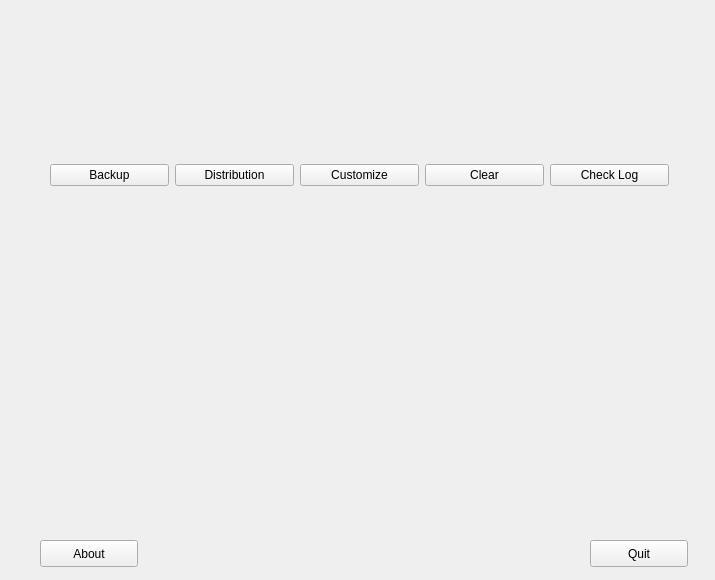
<?xml version="1.0" encoding="UTF-8"?>
<ui version="4.0">
 <class>Remastersys</class>
 <widget class="QMainWindow" name="Remastersys">
  <property name="geometry">
   <rect>
    <x>0</x>
    <y>0</y>
    <width>715</width>
    <height>580</height>
   </rect>
  </property>
  <property name="minimumSize">
   <size>
    <width>715</width>
    <height>580</height>
   </size>
  </property>
  <property name="maximumSize">
   <size>
    <width>715</width>
    <height>580</height>
   </size>
  </property>
  <property name="windowTitle">
   <string>Remastersys</string>
  </property>
  <widget class="QWidget" name="centralWidget">
   <widget class="QLabel" name="label">
    <property name="geometry">
     <rect>
      <x>10</x>
      <y>10</y>
      <width>691</width>
      <height>141</height>
     </rect>
    </property>
    <property name="text">
     <string/>
    </property>
    <property name="pixmap">
     <pixmap resource="respin.qrc">:/images/respin-large.png</pixmap>
    </property>
   </widget>
   <widget class="QStackedWidget" name="stackedWidget">
    <property name="geometry">
     <rect>
      <x>30</x>
      <y>210</y>
      <width>661</width>
      <height>321</height>
     </rect>
    </property>
    <property name="currentIndex">
     <number>0</number>
    </property>
    <widget class="QWidget" name="page_1">
     <widget class="QConsoleWidget" name="console1" native="true">
      <property name="geometry">
       <rect>
        <x>13</x>
        <y>16</y>
        <width>641</width>
        <height>311</height>
       </rect>
      </property>
     </widget>
     <widget class="QLabel" name="mainImg">
      <property name="geometry">
       <rect>
        <x>210</x>
        <y>50</y>
        <width>221</width>
        <height>221</height>
       </rect>
      </property>
      <property name="text">
       <string/>
      </property>
      <property name="pixmap">
       <pixmap resource="respin.qrc">:/images/main.png</pixmap>
      </property>
     </widget>
    </widget>
    <widget class="QWidget" name="page_2">
     <widget class="QConsoleWidget" name="console2" native="true">
      <property name="geometry">
       <rect>
        <x>13</x>
        <y>16</y>
        <width>641</width>
        <height>311</height>
       </rect>
      </property>
     </widget>
    </widget>
    <widget class="QWidget" name="page_3">
     <widget class="QWidget" name="verticalLayoutWidget">
      <property name="geometry">
       <rect>
        <x>6</x>
        <y>10</y>
        <width>181</width>
        <height>291</height>
       </rect>
      </property>
      <layout class="QVBoxLayout" name="verticalLayout">
       <property name="sizeConstraint">
        <enum>QLayout::SetDefaultConstraint</enum>
       </property>
       <item>
        <widget class="QPushButton" name="splashImgBtn">
         <property name="minimumSize">
          <size>
           <width>175</width>
           <height>30</height>
          </size>
         </property>
         <property name="maximumSize">
          <size>
           <width>175</width>
           <height>30</height>
          </size>
         </property>
         <property name="text">
          <string>Splash Image</string>
         </property>
        </widget>
       </item>
       <item>
        <widget class="QPushButton" name="grubImgBtn">
         <property name="minimumSize">
          <size>
           <width>175</width>
           <height>30</height>
          </size>
         </property>
         <property name="maximumSize">
          <size>
           <width>175</width>
           <height>30</height>
          </size>
         </property>
         <property name="text">
          <string>Grub Image</string>
         </property>
        </widget>
       </item>
       <item>
        <widget class="QPushButton" name="plymouthBtn">
         <property name="minimumSize">
          <size>
           <width>175</width>
           <height>30</height>
          </size>
         </property>
         <property name="maximumSize">
          <size>
           <width>175</width>
           <height>30</height>
          </size>
         </property>
         <property name="text">
          <string>Plymouth Theme</string>
         </property>
        </widget>
       </item>
       <item>
        <widget class="QPushButton" name="userSettingBtn">
         <property name="minimumSize">
          <size>
           <width>175</width>
           <height>30</height>
          </size>
         </property>
         <property name="maximumSize">
          <size>
           <width>175</width>
           <height>30</height>
          </size>
         </property>
         <property name="text">
          <string>User Settings</string>
         </property>
        </widget>
       </item>
       <item>
        <widget class="QPushButton" name="configureBtn">
         <property name="minimumSize">
          <size>
           <width>175</width>
           <height>30</height>
          </size>
         </property>
         <property name="maximumSize">
          <size>
           <width>175</width>
           <height>30</height>
          </size>
         </property>
         <property name="text">
          <string>Configure</string>
         </property>
        </widget>
       </item>
      </layout>
     </widget>
     <widget class="QWidget" name="verticalLayoutWidget_2">
      <property name="geometry">
       <rect>
        <x>202</x>
        <y>10</y>
        <width>451</width>
        <height>291</height>
       </rect>
      </property>
      <layout class="QVBoxLayout" name="verticalLayout_2">
       <item>
        <spacer name="verticalSpacer_2">
         <property name="orientation">
          <enum>Qt::Vertical</enum>
         </property>
         <property name="sizeHint" stdset="0">
          <size>
           <width>20</width>
           <height>40</height>
          </size>
         </property>
        </spacer>
       </item>
       <item>
        <widget class="QLabel" name="label_4">
         <property name="text">
          <string>Select a 640x480 png file for the live menu background</string>
         </property>
        </widget>
       </item>
       <item>
        <spacer name="verticalSpacer_3">
         <property name="orientation">
          <enum>Qt::Vertical</enum>
         </property>
         <property name="sizeHint" stdset="0">
          <size>
           <width>20</width>
           <height>40</height>
          </size>
         </property>
        </spacer>
       </item>
       <item>
        <widget class="QLabel" name="label_7">
         <property name="text">
          <string>Select a picture for the Grub menu background </string>
         </property>
        </widget>
       </item>
       <item>
        <spacer name="verticalSpacer_4">
         <property name="orientation">
          <enum>Qt::Vertical</enum>
         </property>
         <property name="sizeHint" stdset="0">
          <size>
           <width>20</width>
           <height>40</height>
          </size>
         </property>
        </spacer>
       </item>
       <item>
        <widget class="QLabel" name="label_8">
         <property name="text">
          <string>Create and select a plymouth theme</string>
         </property>
        </widget>
       </item>
       <item>
        <spacer name="verticalSpacer_5">
         <property name="orientation">
          <enum>Qt::Vertical</enum>
         </property>
         <property name="sizeHint" stdset="0">
          <size>
           <width>20</width>
           <height>40</height>
          </size>
         </property>
        </spacer>
       </item>
       <item>
        <widget class="QLabel" name="label_9">
         <property name="text">
          <string>Copy user settings to /etc/skel and be the default for all new users</string>
         </property>
        </widget>
       </item>
       <item>
        <spacer name="verticalSpacer_6">
         <property name="orientation">
          <enum>Qt::Vertical</enum>
         </property>
         <property name="sizeHint" stdset="0">
          <size>
           <width>20</width>
           <height>40</height>
          </size>
         </property>
        </spacer>
       </item>
       <item>
        <widget class="QLabel" name="label_10">
         <property name="text">
          <string>Customize the settings for respin</string>
         </property>
        </widget>
       </item>
       <item>
        <spacer name="verticalSpacer">
         <property name="orientation">
          <enum>Qt::Vertical</enum>
         </property>
         <property name="sizeHint" stdset="0">
          <size>
           <width>20</width>
           <height>40</height>
          </size>
         </property>
        </spacer>
       </item>
      </layout>
     </widget>
    </widget>
    <widget class="QWidget" name="page_4">
     <widget class="QLabel" name="label_5">
      <property name="geometry">
       <rect>
        <x>220</x>
        <y>50</y>
        <width>221</width>
        <height>221</height>
       </rect>
      </property>
      <property name="text">
       <string/>
      </property>
      <property name="pixmap">
       <pixmap resource="respin.qrc">:/images/main.png</pixmap>
      </property>
     </widget>
    </widget>
    <widget class="QWidget" name="page_5">
     <widget class="QTextEdit" name="textEdit">
      <property name="geometry">
       <rect>
        <x>13</x>
        <y>16</y>
        <width>631</width>
        <height>301</height>
       </rect>
      </property>
      <property name="verticalScrollBarPolicy">
       <enum>Qt::ScrollBarAlwaysOn</enum>
      </property>
      <property name="readOnly">
       <bool>true</bool>
      </property>
     </widget>
    </widget>
   </widget>
   <widget class="QWidget" name="horizontalLayoutWidget">
    <property name="geometry">
     <rect>
      <x>39</x>
      <y>150</y>
      <width>641</width>
      <height>51</height>
     </rect>
    </property>
    <layout class="QHBoxLayout" name="horizontalLayout">
     <item>
      <widget class="QPushButton" name="backupBtn">
       <property name="text">
        <string>Backup</string>
       </property>
      </widget>
     </item>
     <item>
      <widget class="QPushButton" name="distBtn">
       <property name="text">
        <string>Distribution</string>
       </property>
      </widget>
     </item>
     <item>
      <widget class="QPushButton" name="customBtn">
       <property name="text">
        <string>Customize</string>
       </property>
      </widget>
     </item>
     <item>
      <widget class="QPushButton" name="clearBtn">
       <property name="text">
        <string>Clear</string>
       </property>
      </widget>
     </item>
     <item>
      <widget class="QPushButton" name="checklogBtn">
       <property name="text">
        <string>Check Log</string>
       </property>
      </widget>
     </item>
    </layout>
   </widget>
   <widget class="QPushButton" name="quitBtn">
    <property name="geometry">
     <rect>
      <x>590</x>
      <y>540</y>
      <width>98</width>
      <height>27</height>
     </rect>
    </property>
    <property name="text">
     <string>Quit</string>
    </property>
   </widget>
   <widget class="QPushButton" name="aboutBtn">
    <property name="geometry">
     <rect>
      <x>40</x>
      <y>540</y>
      <width>98</width>
      <height>27</height>
     </rect>
    </property>
    <property name="text">
     <string>About</string>
    </property>
   </widget>
  </widget>
 </widget>
 <layoutdefault spacing="6" margin="11"/>
 <customwidgets>
  <customwidget>
   <class>QConsoleWidget</class>
   <extends>QWidget</extends>
   <header>terminalwidget</header>
  </customwidget>
 </customwidgets>
 <resources>
  <include location="respin.qrc"/>
 </resources>
 <connections/>
</ui>
